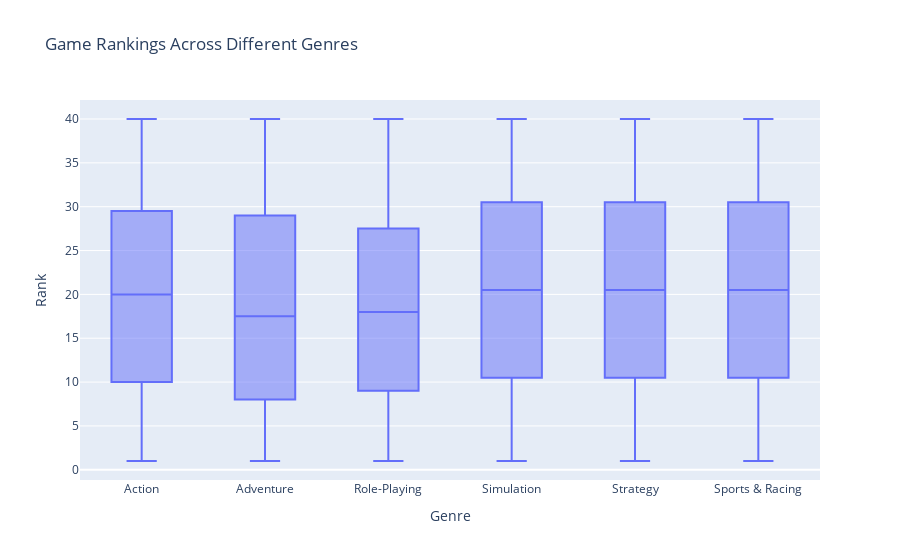

Notebook cell for this chart:
### Code cell
fig3 = px.box(steam4, x='genre', y='rank', title='Game Rankings Across Different Genres')
fig3.update_layout(xaxis_title='Genre', yaxis_title='Rank')
fig3.show()

### Figure 1 — Plotly figure (JSON) as saved in the notebook; plotly's stock layout.template omitted (floating-point values rounded to 4 significant figures; data arrays with more than 128 entries replaced by an {"elided": "..."} marker saying what was removed)
{"data": [{"alignmentgroup": "True", "hovertemplate": "genre=%{x}<br>rank=%{y}<extra></extra>", "legendgroup": "", "marker": {"color": "#636efa"}, "name": "", "notched": false, "offsetgroup": "", "orientation": "v", "showlegend": false, "type": "box", "x": {"elided": "672 str values"}, "x0": " ", "xaxis": "x", "y": {"elided": "672 int values"}, "y0": " ", "yaxis": "y"}], "layout": {"autosize": true, "boxmode": "group", "legend": {"tracegroupgap": 0}, "title": {"text": "Game Rankings Across Different Genres"}, "xaxis": {"anchor": "y", "autorange": true, "domain": [0, 1], "range": [-0.5, 5.5], "title": {"text": "Genre"}, "type": "category"}, "yaxis": {"anchor": "x", "autorange": true, "domain": [0, 1], "range": [-1.167, 42.17], "title": {"text": "Rank"}, "type": "linear"}}}
